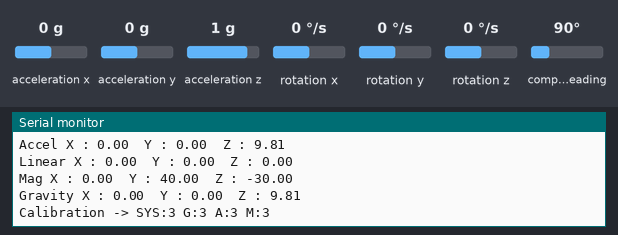
The sketch below on a simulated Arduino Uno, built for the host (arithmetic inside an expression is 32-bit, double 64-bit). On the bench: the last lines printed to the serial monitor. The inputs (shaded band) are chosen by the test bench; at power-on: acceleration x 0 g, acceleration y 0 g, acceleration z 1 g, rotation x 0 °/s, rotation y 0 °/s, rotation z 0 °/s, compass heading 90°.

Above: at 3.2 s.
3.3 s: acceleration x set to -1.4 g
At 4.07 s:
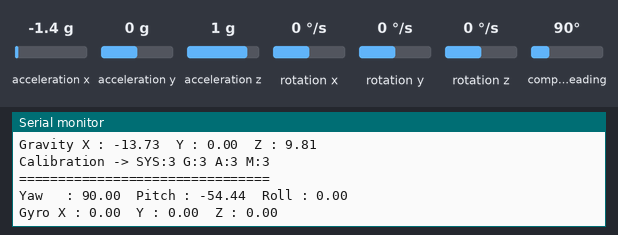
4.8 s: acceleration x set to 0 g
At 4.84 s:
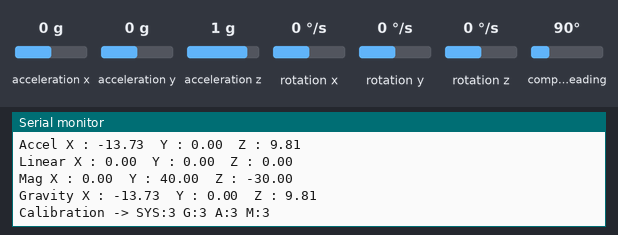
7.8 s: acceleration y set to -1.4 g
At 8.31 s:
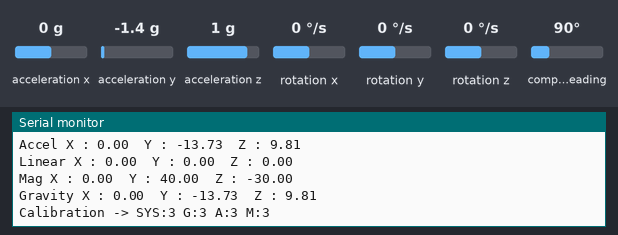
9.3 s: acceleration y set to 0 g
At 9.47 s:
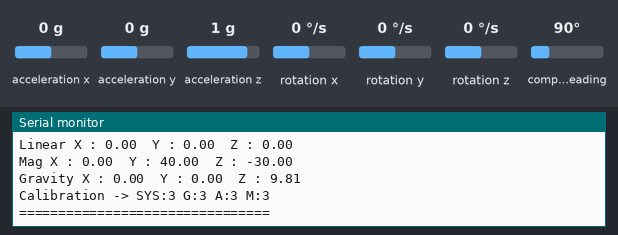
12.3 s: acceleration z set to -1.4 g
At 12.94 s:
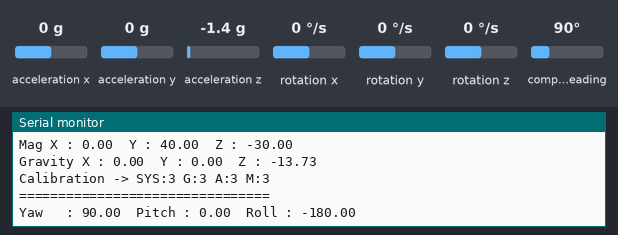
Timing chart, 0 to 14.8 s (numbered marks = the images above; inputs shaded):
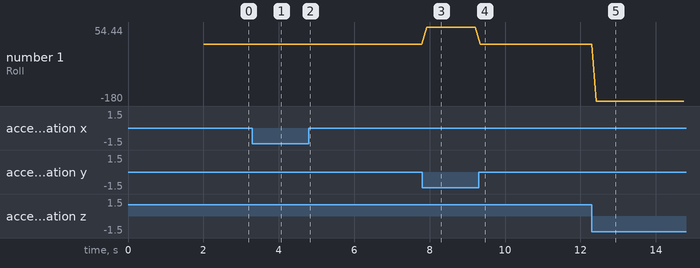

Measured:
- after the input at 3.3 s, the serial monitor: prints a new line after 0.12 s (image 1)
- after the input at 7.8 s, the serial monitor: prints a new line after 0.12 s (image 3)
- after the input at 12.3 s, the serial monitor: prints a new line after 0.12 s (image 5)
- plotted number 1: 0 → 54.44 after the input at 7.8 s, 0 → -180 after the input at 12.3 s

The sketch:

default.ino
```cpp
#include <Wire.h>
#include <Adafruit_Sensor.h>
#include <Adafruit_BNO055.h>
#include <utility/imumaths.h>

// Gunakan I2C pada PB6 (SCL) dan PB7 (SDA)
TwoWire myWire(PB7, PB6);

// Alamat default BNO055 = 0x28
Adafruit_BNO055 bno = Adafruit_BNO055(55, 0x28, &myWire);

void setup()
{
  Serial.begin(115200);
  delay(1000);

  Serial.println("================================");
  Serial.println("STM32L432KC + BNO055");
  Serial.println("================================");

  myWire.begin();

  if (!bno.begin())
  {
    Serial.println("BNO055 NOT DETECTED!");
    while (1);
  }

  delay(1000);

  bno.setExtCrystalUse(true);

  Serial.println("BNO055 Initialized");
}

void loop()
{
  sensors_event_t orientationData;
  sensors_event_t angVelocityData;
  sensors_event_t linearAccelData;
  sensors_event_t accelData;
  sensors_event_t magnetometerData;
  sensors_event_t gravityData;

  bno.getEvent(&orientationData, Adafruit_BNO055::VECTOR_EULER);
  bno.getEvent(&angVelocityData, Adafruit_BNO055::VECTOR_GYROSCOPE);
  bno.getEvent(&linearAccelData, Adafruit_BNO055::VECTOR_LINEARACCEL);
  bno.getEvent(&accelData, Adafruit_BNO055::VECTOR_ACCELEROMETER);
  bno.getEvent(&magnetometerData, Adafruit_BNO055::VECTOR_MAGNETOMETER);
  bno.getEvent(&gravityData, Adafruit_BNO055::VECTOR_GRAVITY);

  Serial.println("================================");

  Serial.print("Yaw   : ");
  Serial.print(orientationData.orientation.x);
  Serial.print("  Pitch : ");
  Serial.print(orientationData.orientation.y);
  Serial.print("  Roll : ");
  Serial.println(orientationData.orientation.z);

  Serial.print("Gyro X : ");
  Serial.print(angVelocityData.gyro.x);
  Serial.print("  Y : ");
  Serial.print(angVelocityData.gyro.y);
  Serial.print("  Z : ");
  Serial.println(angVelocityData.gyro.z);

  Serial.print("Accel X : ");
  Serial.print(accelData.acceleration.x);
  Serial.print("  Y : ");
  Serial.print(accelData.acceleration.y);
  Serial.print("  Z : ");
  Serial.println(accelData.acceleration.z);

  Serial.print("Linear X : ");
  Serial.print(linearAccelData.acceleration.x);
  Serial.print("  Y : ");
  Serial.print(linearAccelData.acceleration.y);
  Serial.print("  Z : ");
  Serial.println(linearAccelData.acceleration.z);

  Serial.print("Mag X : ");
  Serial.print(magnetometerData.magnetic.x);
  Serial.print("  Y : ");
  Serial.print(magnetometerData.magnetic.y);
  Serial.print("  Z : ");
  Serial.println(magnetometerData.magnetic.z);

  Serial.print("Gravity X : ");
  Serial.print(gravityData.acceleration.x);
  Serial.print("  Y : ");
  Serial.print(gravityData.acceleration.y);
  Serial.print("  Z : ");
  Serial.println(gravityData.acceleration.z);

  uint8_t sys, gyro, accel, mag;
  bno.getCalibration(&sys, &gyro, &accel, &mag);

  Serial.print("Calibration -> ");
  Serial.print("SYS:");
  Serial.print(sys);
  Serial.print(" G:");
  Serial.print(gyro);
  Serial.print(" A:");
  Serial.print(accel);
  Serial.print(" M:");
  Serial.println(mag);

  delay(100);
}
```
